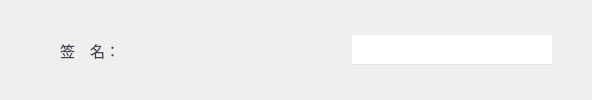
       <widget class="QWidget" name="widget_9" native="true">
        <layout class="QHBoxLayout" name="horizontalLayout_7">
         <property name="leftMargin">
          <number>0</number>
         </property>
         <property name="topMargin">
          <number>0</number>
         </property>
         <property name="rightMargin">
          <number>0</number>
         </property>
         <property name="bottomMargin">
          <number>0</number>
         </property>
         <item>
          <spacer name="horizontalSpacer_11">
           <property name="orientation">
            <enum>Qt::Horizontal</enum>
           </property>
           <property name="sizeHint" stdset="0">
            <size>
             <width>40</width>
             <height>20</height>
            </size>
           </property>
          </spacer>
         </item>
         <item>
          <widget class="QLabel" name="label_11">
           <property name="minimumSize">
            <size>
             <width>100</width>
             <height>30</height>
            </size>
           </property>
           <property name="maximumSize">
            <size>
             <width>100</width>
             <height>30</height>
            </size>
           </property>
           <property name="font">
            <font>
             <family>微软雅黑 Light</family>
             <pointsize>11</pointsize>
            </font>
           </property>
           <property name="styleSheet">
            <string notr="true">color: rgb(67, 69, 85);</string>
           </property>
           <property name="text">
            <string>签　名：</string>
           </property>
           <property name="alignment">
            <set>Qt::AlignCenter</set>
           </property>
          </widget>
         </item>
         <item>
          <widget class="QLabel" name="lblDescription">
           <property name="minimumSize">
            <size>
             <width>200</width>
             <height>30</height>
            </size>
           </property>
           <property name="maximumSize">
            <size>
             <width>200</width>
             <height>30</height>
            </size>
           </property>
           <property name="font">
            <font>
             <family>微软雅黑 Light</family>
             <pointsize>11</pointsize>
            </font>
           </property>
           <property name="styleSheet">
            <string notr="true">color: rgb(67, 69, 85);</string>
           </property>
           <property name="text">
            <string/>
           </property>
           <property name="alignment">
            <set>Qt::AlignLeading|Qt::AlignLeft|Qt::AlignVCenter</set>
           </property>
          </widget>
         </item>
         <item>
          <widget class="QLineEdit" name="leDescription">
           <property name="minimumSize">
            <size>
             <width>200</width>
             <height>30</height>
            </size>
           </property>
           <property name="maximumSize">
            <size>
             <width>200</width>
             <height>30</height>
            </size>
           </property>
           <property name="font">
            <font>
             <family>微软雅黑</family>
             <pointsize>11</pointsize>
            </font>
           </property>
           <property name="styleSheet">
            <string notr="true">color: rgb(67, 69, 85);border: 0px;border-bottom: 1px solid #e3e3e3;
</string>
           </property>
           <property name="alignment">
            <set>Qt::AlignLeading|Qt::AlignLeft|Qt::AlignVCenter</set>
           </property>
          </widget>
         </item>
         <item>
          <spacer name="horizontalSpacer_12">
           <property name="orientation">
            <enum>Qt::Horizontal</enum>
           </property>
           <property name="sizeHint" stdset="0">
            <size>
             <width>40</width>
             <height>20</height>
            </size>
           </property>
          </spacer>
         </item>
        </layout>
       </widget>
